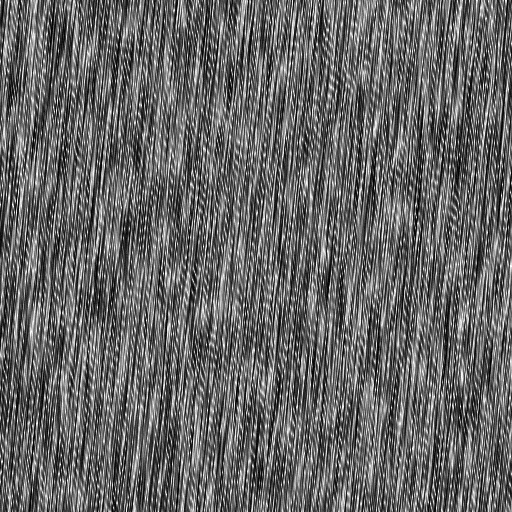
#> input picture mydata/Test/0004.PNG, 512 x 512 px, given in place of 0200.PNG, which was not available
$ python -i input.py   (imports and definitions only)
#> lines starting #> are read from the running program, lines starting #| are printed output that depends on the picture; pictures that were not available may be replaced by others from this repository, and a replacement may not be noted
# Coder: Wenxin Xu
# Github: https://github.com/wenxinxu/resnet_in_tensorflow
# ==============================================================================
import tarfile
from six.moves import urllib
import sys
import numpy as np
#import cPickle
import _pickle as cPickle
import os
import cv2

data_dir = 'mydata'
train_dir = 'mydata/Train'
vali_dir = 'mydata/Test'


IMG_WIDTH = 512
IMG_HEIGHT = 512
IMG_DEPTH = 3
NUM_CLASS = 2

TRAIN_RANDOM_LABEL = False # Want to use random label for train data?
VALI_RANDOM_LABEL = False # Want to use random label for validation?

# NUM_TRAIN_BATCH = 1 # How many batches of files you want to read in, from 0 to 5)
train_size = 3804
vali_size = 800


# [20 lines left out: function maybe_download_and_extract, not called in this run]


def _read_one_batch(path, is_random_label):
    '''
    The training data contains five data batches in total. The validation data has only one
    batch. This function takes the directory of one batch of data and returns the images and
    corresponding labels as numpy arrays

    :param path: the directory of one batch of data
    :param is_random_label: do you want to use random labels?
    :return: image numpy arrays and label numpy arrays
    '''
#> called with path = 'mydata/Test/0004.PNG', is_random_label = False
    data = np.zeros(shape=(200, 64, 64, 3))
    # for i in range(200, 1151):
    for i in range(200, 400):
        #image data
        if i < 10:
            img_name = path + "/000" + str(i) + ".PNG"
        elif 10 <= i <100:
            img_name = path + "/00" + str(i) + ".PNG"
        elif 100 <= i < 1000:
            img_name = path + "/0" + str(i) + ".PNG"
        else:
            img_name = path + "/" + str(i) + ".PNG"
        img = cv2.imread(img_name, 0)
#> img is the input picture: shape (512, 512); min 0, max 255, mean 101.4
        img = cv2.resize(img, (64, 64), interpolation=cv2.INTER_CUBIC)
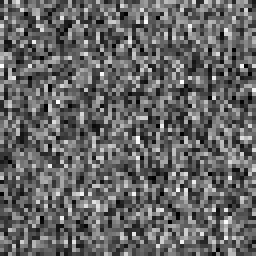
#> img: shape (64, 64) (shown 4 times larger); min 0, max 255, mean 101.5
        imgrgb = cv2.cvtColor(img, cv2.COLOR_GRAY2BGR)
        # imgrgb = imgrgb.astype(np.float32, copy=False)
        imgrgb01 = imgrgb[:, ::-1, :]
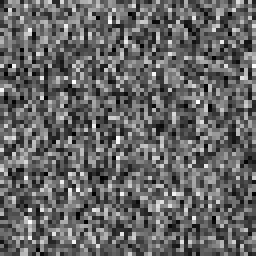
#> imgrgb01: shape (64, 64, 3) (shown 4 times larger); min 0, max 255, mean 101.5
        if i==200:
            imgarray = np.concatenate((imgrgb[np.newaxis, :], imgrgb01[np.newaxis, :]), 0)
        else:
            imgarray = np.concatenate((imgarray, imgrgb[np.newaxis, :]), 0)
            imgarray = np.concatenate((imgarray, imgrgb01[np.newaxis, :]), 0)
        imgrgb02 = imgrgb[::-1, :, :]
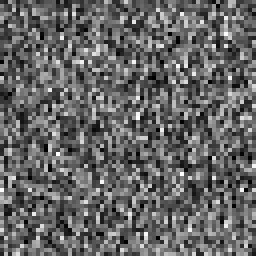
#> imgrgb02: shape (64, 64, 3) (shown 4 times larger); min 0, max 255, mean 101.5
        imgarray = np.concatenate((imgarray, imgrgb02[np.newaxis, :]), 0)
        imgrgb03 = imgrgb01[::-1, :, :]
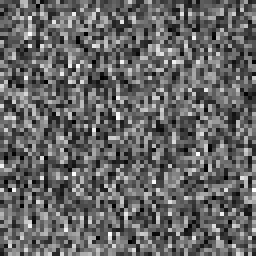
#> imgrgb03: shape (64, 64, 3) (shown 4 times larger); min 0, max 255, mean 101.5
        imgarray = np.concatenate((imgarray, imgrgb03[np.newaxis, :]), 0)

        if i%100 ==0:
            print(i)

        if i == 399:
            data = imgarray
#> pass 2 of the loop in _read_one_batch, `for i in range(200, 400):`:
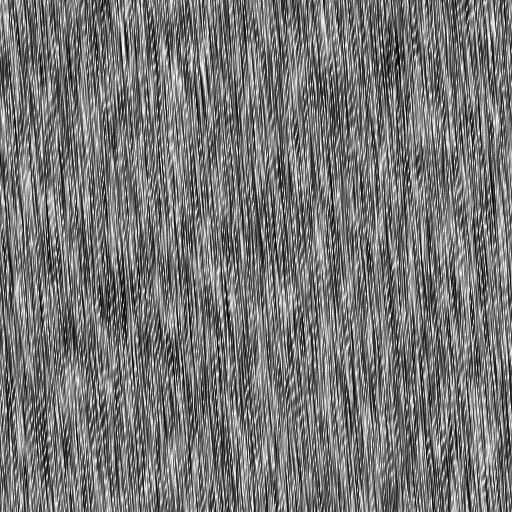
#> input picture mydata/Test/0005.PNG, 512 x 512 px, given in place of 0201.PNG, which was not available
#> in _read_one_batch, img is the input picture: shape (512, 512); min 0, max 255, mean 117.3
#> img: shape (64, 64)
#> in _read_one_batch, `imgrgb02 = imgrgb[::-1, :, :]`:
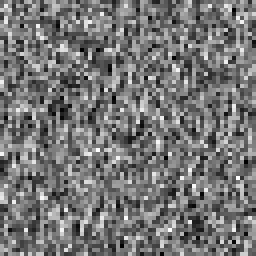
#> imgrgb02: shape (64, 64, 3) (shown 4 times larger); min 0, max 255, mean 117.5
#> in _read_one_batch, `imgrgb03 = imgrgb01[::-1, :, :]`:
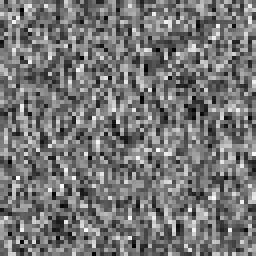
#> imgrgb03: shape (64, 64, 3) (shown 4 times larger); min 0, max 255, mean 117.5


    data = data.astype(np.float32, copy=False)

    labelpath = path + "/Label/Labels.txt"
    f = open(labelpath)
    line = f.readline()
    labellist = []
    while line:
        key = line.split()
        for i in range(4):
            labellist.append(int(key[1]))
        line = f.readline()

    f.close()
    labellist_ = labellist[:800]
    label = np.array(labellist_)
    return data, label


# [58 lines left out: function _read_one_batch_vali, not called in this run]


def read_in_all_images(address, shuffle=True, is_random_label = False):
    """
    This function reads all training or validation data, shuffles them if needed, and returns the
    images and the corresponding labels as numpy arrays

    :param address_list: a list of paths of cPickle files
    :return: concatenated numpy array of data and labels. Data are in 4D arrays: [num_images,
    image_height, image_width, image_depth] and labels are in 1D arrays: [num_images]
    """
    # data = np.array([]).reshape([0, IMG_WIDTH * IMG_HEIGHT * IMG_DEPTH])
    # label = np.array([])

    # for address in address_list:
    print ('Reading images from ' + address)
    data, label = _read_one_batch(address, is_random_label)
    # Concatenate along axis 0 by default
    # data = np.concatenate((data, batch_data))
    # label = np.concatenate((label, batch_label))

    num_data = len(label)

    # This reshape order is really important. Don't change
    # Reshape is correct. Double checked
    # data = data.reshape((num_data, IMG_HEIGHT * IMG_WIDTH, IMG_DEPTH), order='F')
    # data = data.reshape((num_data, IMG_HEIGHT, IMG_WIDTH, IMG_DEPTH))


    if shuffle is True:
        print ('Shuffling')
        order = np.random.permutation(num_data)
        data = data[order, ...]
        label = label[order]

    data = data.astype(np.float32)
    return data, label

# [149 lines left out: functions read_in_all_images_vali, horizontal_flip, whitening_image, random_crop_and_flip, prepare_vali_data, prepare_train_data and 2 more, not called in this run]

#> (the run stopped early here; a loop or call above may not have finished)
